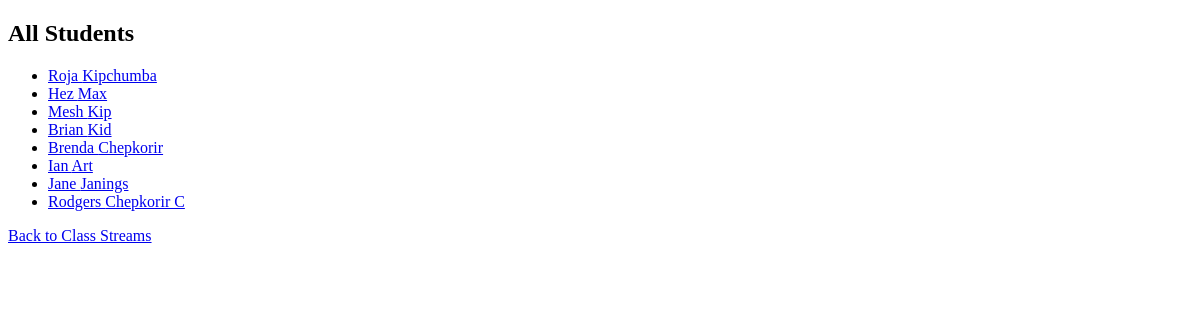
The page /student-management/all-students/ on the database as committed earlier.
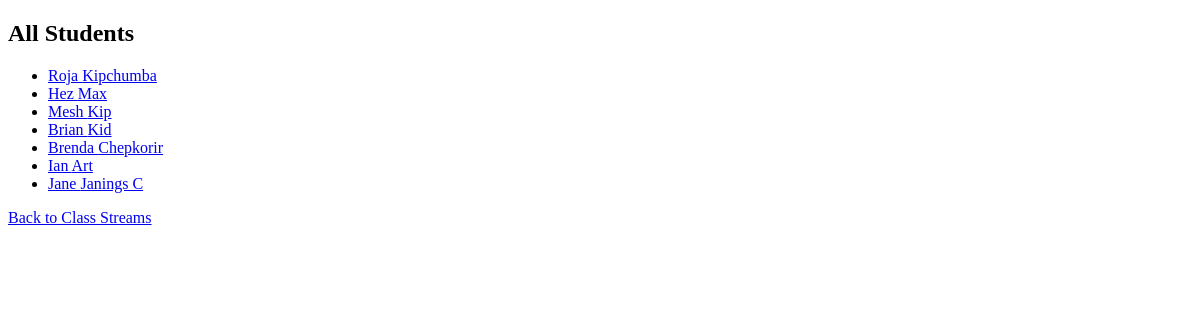
The same page on the database as committed later.
### student_management/models.py (models this page shows, shortened)
class Student(models.Model):
    first_name = models.CharField(max_length=50)
    last_name = models.CharField(max_length=50)
    class_stream = models.ForeignKey(ClassStream, on_delete=models.CASCADE)

### student_management/views.py (the view)
# urls.py: path('all-students/', all_students, name='all_students'),
def all_students(request):
    students = Student.objects.all()
    return render(request, 'all_students.html', {'students': students})

### student_management/templates/all_students.html (shortened to what this page needs)
{% extends 'base.html' %}
{% block content %}
  <h2>All Students</h2>
  <ul>
    {% for student in students %}
      <li><a href="{% url 'single_student' student.id %}">{{ student.first_name }} {{ student.last_name }}</a></li>
    {% endfor %}
  </ul>
  <a href="{% url 'class_streams' %}">Back to Class Streams</a>
{% endblock %}

### student_management/templates/base.html (shortened to what this page needs)
<!DOCTYPE html>
<html lang="en">
<head>
</head>
<body>
    <div id="content">
        {% block content %}{% endblock %}
    </div>
</body>
</html>

Rows that differ between the two databases and show on the page:
removed Student: first_name "Rodgers", last_name "Chepkorir C"
changed Student "Jane": last_name "Janings" → "Janings C"
